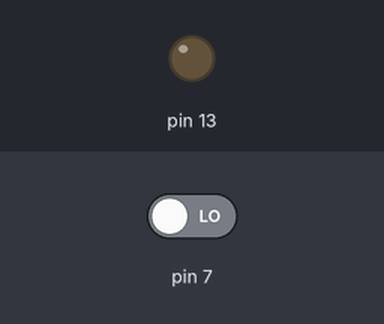
This sketch was run on a simulated Arduino Uno, built with avr-gcc and run on an emulated ATmega328P. On the bench: output pins drawn as LEDs (lit = HIGH). The inputs (shaded band) are chosen by the test bench; at power-on: pin 7 LOW. What the sketch prints to the serial monitor is not drawn.

Above: at 1.2 s.
1.3 s: pin 7 driven HIGH
At 2.5 s:
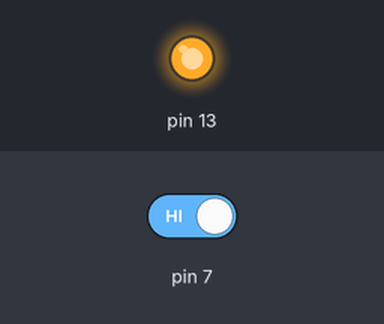
2.8 s: pin 7 driven LOW
At 3.8 s:
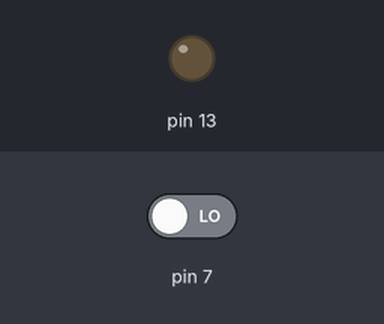
Timing chart, 0 to 5.8 s (numbered marks = the images above; inputs shaded):
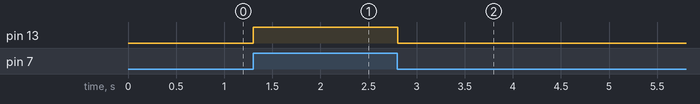

Measured:
- after the input at 1.3 s, pin 13: LOW → HIGH at once
- after the input at 2.8 s, pin 13: HIGH → LOW at once

The sketch:

button.ino
```cpp
void  setup(void)
{
  pinMode(7, INPUT);
  pinMode(13, OUTPUT);
  Serial.begin(9600);
  digitalWrite(13, LOW);
}

void  loop(void)
{
  boolean state = digitalRead(7);
  if (state == 1)
    digitalWrite(13, HIGH);
  else
    digitalWrite(13, LOW);
  Serial.println(state);
}
```
